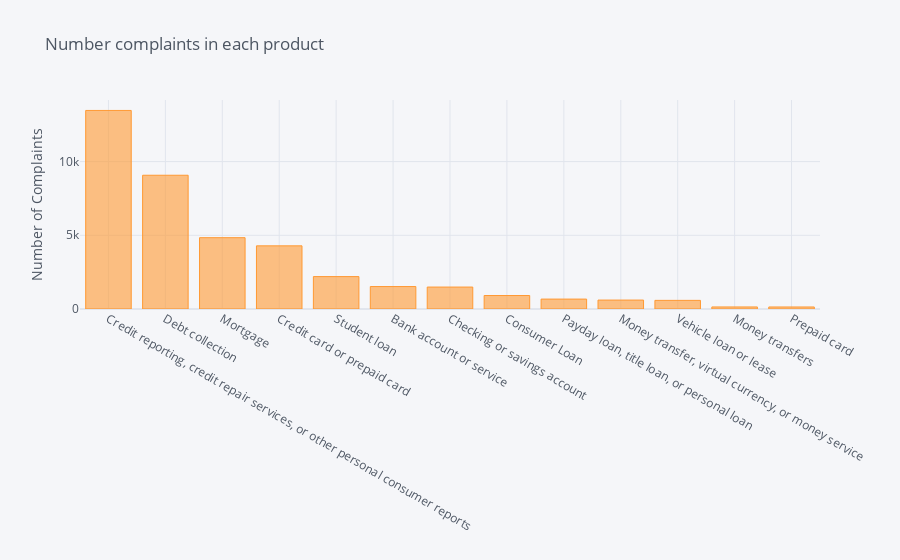

Notebook cell for this chart:
### Code cell
df2['Product'].value_counts().sort_values(ascending=False).iplot(kind='bar', yTitle='Number of Complaints', 
                                                                title='Number complaints in each product')

### Figure 1 — Plotly figure (JSON) as saved in the notebook; plotly's stock layout.template omitted (floating-point values rounded to 4 significant figures)
{"data": [{"marker": {"color": "rgba(255, 153, 51, 0.6)", "line": {"color": "rgba(255, 153, 51, 1.0)", "width": 1}}, "name": "Product", "orientation": "v", "text": "", "type": "bar", "x": ["Credit reporting, credit repair services, or other personal consumer reports", "Debt collection", "Mortgage", "Credit card or prepaid card", "Student loan", "Bank account or service", "Checking or savings account", "Consumer Loan", "Payday loan, title loan, or personal loan", "Money transfer, virtual currency, or money service", "Vehicle loan or lease", "Money transfers", "Prepaid card"], "y": [13469, 9074, 4838, 4284, 2198, 1522, 1489, 914, 672, 606, 586, 140, 138]}], "layout": {"legend": {"bgcolor": "#F5F6F9", "font": {"color": "#4D5663"}}, "paper_bgcolor": "#F5F6F9", "plot_bgcolor": "#F5F6F9", "title": {"font": {"color": "#4D5663"}, "text": "Number complaints in each product"}, "xaxis": {"gridcolor": "#E1E5ED", "showgrid": true, "tickfont": {"color": "#4D5663"}, "title": {"font": {"color": "#4D5663"}, "text": ""}, "zerolinecolor": "#E1E5ED"}, "yaxis": {"gridcolor": "#E1E5ED", "showgrid": true, "tickfont": {"color": "#4D5663"}, "title": {"font": {"color": "#4D5663"}, "text": "Number of Complaints"}, "zerolinecolor": "#E1E5ED"}}}
